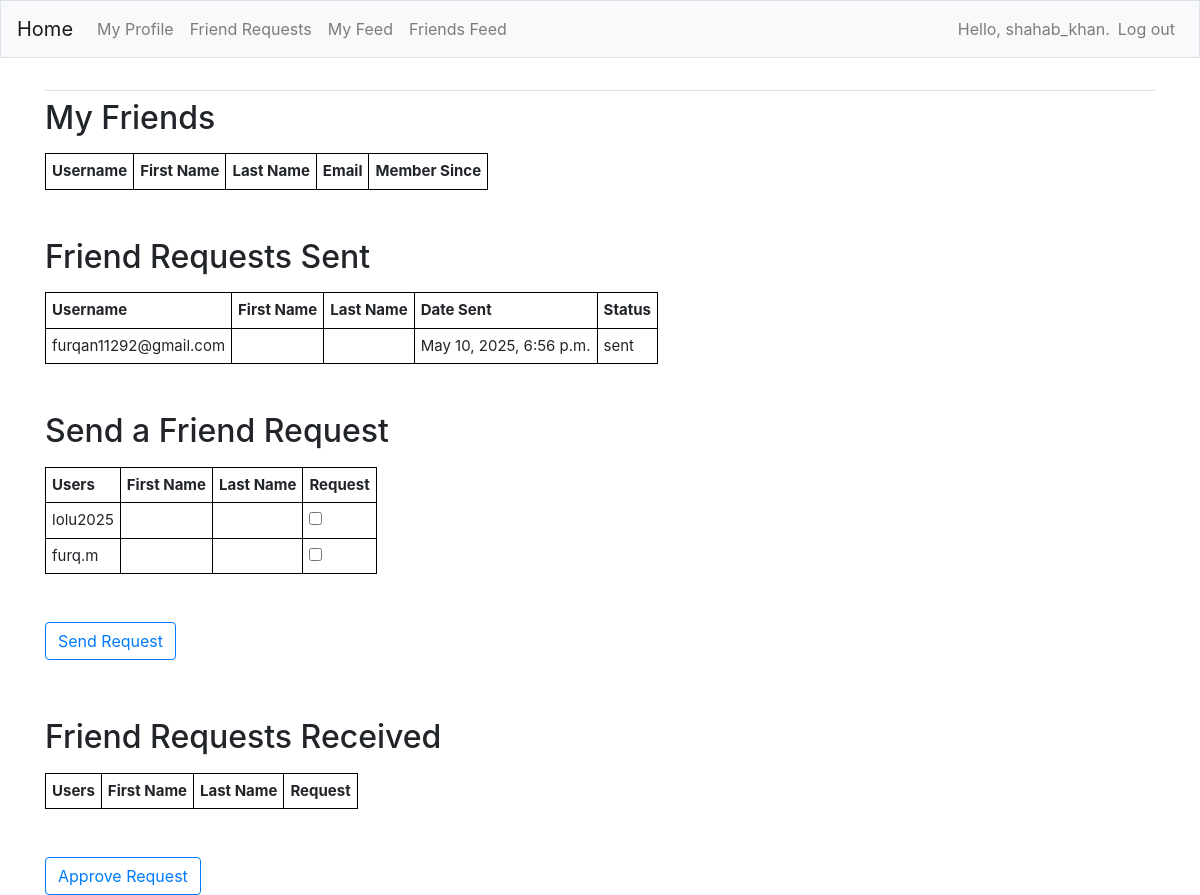
The page /friends/ (signed in) on the database as committed earlier.
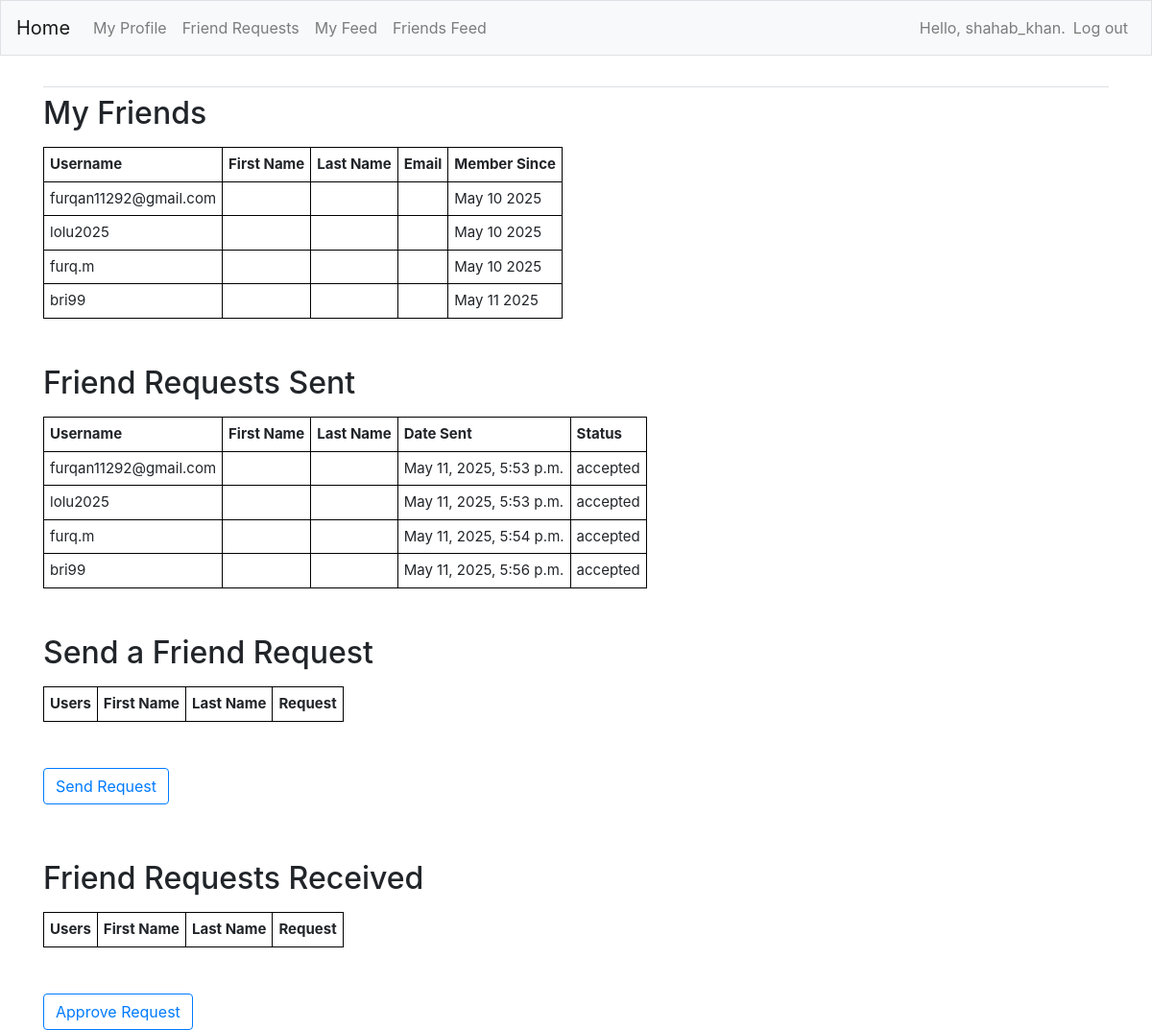
The same page on the database as committed later.
### FeedApp/models.py (models this page shows)
class Relationship(models.Model):
    sender = models.ForeignKey(Profile, on_delete=models.CASCADE, related_name='sender')
    receiver = models.ForeignKey(Profile, on_delete=models.CASCADE, related_name='receiver')
    status = models.CharField(max_length=8, choices=STATUS_CHOICES, default='sent')
    created = models.DateTimeField(auto_now=True)
    updated = models.DateTimeField(auto_now_add=True)

class Profile(models.Model):
    first_name = models.CharField(max_length=200, blank=True)
    last_name = models.CharField(max_length=200, blank=True)
    email = models.EmailField(max_length=300, blank=True)
    dob = models.DateField(null=True, blank=True)
    bio = models.TextField(blank=True)
    user = models.OneToOneField(User, on_delete=models.CASCADE)
    friends = models.ManyToManyField(User, blank=True, related_name='friends')
    created = models.DateTimeField(auto_now=True)
    updated = models.DateTimeField(auto_now_add=True)
    def __str__(self):
        return str(self.user.username)

### FeedApp/views.py (the view, shortened to what this page needs)
# urls.py: path('friends/', views.friends, name='friends'),
@login_required
def friends(request):
    user_profile = Profile.objects.get(user=request.user)
    admin_profile = Profile.objects.get(user_id=1)
    user_friends = user_profile.friends.all()
    user_friends_profiles = Profile.objects.filter(user__in=user_friends)
    user_relationships = Relationship.objects.filter(sender=user_profile)
    request_sent_profiles = user_relationships.values('receiver')
    all_profiles = Profile.objects.exclude(user=request.user)\
                                  .exclude(id__in=user_friends_profiles)\
                                  .exclude(id__in=request_sent_profiles)
    request_received_profiles = Relationship.objects.filter(receiver=user_profile, status='sent')
    action = request.POST.get('action')
    if not user_relationships.exists():
        Relationship.objects.create(sender=user_profile, receiver=admin_profile, status='sent')
    context = {
        'user_friends_profiles': user_friends_profiles,
        'user_relationships': user_relationships,
        'all_profiles': all_profiles,
        'request_received_profiles': request_received_profiles
    }
    return render(request, 'FeedApp/friends.html', context)

### FeedApp/templates/FeedApp/friends.html (shortened to what this page needs)
{% extends "FeedApp/base.html" %}
{% load bootstrap4 %}
{% block content %}
<h2><p>My Friends</p></h2>
<table>
    <tr>
        <th>Username</th>
        <th>First Name</th>
        <th>Last Name</th>
        <th>Email</th>
        <th>Member Since</th>
    </tr>
    {% for friend in user_friends_profiles %}
    <tr>
        <td>{{ friend }}</td>
        <td>{{ friend.first_name }}</td>
        <td>{{ friend.last_name }}</td>
        <td>{{ friend.email }}</td>
        <td>{{ friend.created|date:"M d Y" }}</td>
    </tr>
    {% endfor %}
</table>
<br><br>
<h2><p>Friend Requests Sent</p></h2>
<table>
    <tr>
        <th>Username</th>
        <th>First Name</th>
        <th>Last Name</th>
        <th>Date Sent</th>
        <th>Status</th>
    </tr>
    {% for r in user_relationships %}
    <tr>
        <td>{{ r.receiver }}</td>
        <td>{{ r.receiver.first_name }}</td>
        <td>{{ r.receiver.last_name }}</td>
        <td>{{ r.created }}</td>
        <td>{{ r.status }}</td>
    </tr>
    {% endfor %}
</table>
<br><br>
<h2><p>Send a Friend Request</p></h2>
<form action="{% url 'FeedApp:friends' %}" method='post'>
    <table>
        <tr>
            <th>Users</th>
            <th>First Name</th>
            <th>Last Name</th>
            <th>Request</th>
        </tr>
        {% for profile in all_profiles %}
        <tr>
            <td>{{ profile }}</td>
            <td>{{ profile.first_name }}</td>
            <td>{{ profile.last_name }}</td>
            <td><input type="checkbox" name="send_requests" value="{{ profile.id }}"></td>
        </tr>
        {% endfor %}
    </table>
    <br><br>
    <button name="action" value="send" class="btn btn-outline-primary" style="float: left;">Send Request</button>
</form>
<br><br><br><br>
<h2><p>Friend Requests Received</p></h2>
<form action="{% url 'FeedApp:friends' %}" method='post'>
    <table>
        <tr>
            <th>Users</th>
            <th>First Name</th>
            <th>Last Name</th>
            <th>Request</th>
        </tr>
    </table>
    <br><br>
    <button name="action" value="approve" class="btn btn-outline-primary" style="float: left;">Approve Request</button>
</form>
{% endblock content %}

### FeedApp/templates/FeedApp/base.html (shortened to what this page needs)
{% load bootstrap4 %}
<!doctype html>
<html lang="en">
<head>
    {% bootstrap_css %}
</head>
<body>
    <nav class="navbar navbar-expand-md navbar-light bg-light mb-4 border">
        <a class="navbar-brand" href="{% url 'FeedApp:index'%}">
            Home</a>
        <div class="collapse navbar-collapse" id="navbarCollapse">
            <ul class="navbar-nav mr-auto">
                <li class="nav-item">
                    <a class="nav-link" href="{% url 'FeedApp:profile' %}">My Profile</a>
                </li>
                <li class="nav-item">
                    <a class="nav-link" href="{% url 'FeedApp:friends' %}">Friend Requests</a></li>
                <li class="nav-item">
                    <a class="nav-link" href="{% url 'FeedApp:myfeed' %}">My Feed</a>
                </li>
                    <a class="nav-link" href="{% url 'FeedApp:friendsfeed' %}">Friends Feed</a>
            </ul>
            <ul class="navbar-nav ml-auto">
                {% if user.is_authenticated %}
                <li class="nav-item">
                    <span class="navbar-text">Hello, {{ user.username }}.</span>
                </li>
                <li class="nav-item">
                    <a class="nav-link" href="{% url 'users:logout' %}">Log out</a>
                </li>
                {% endif %}
            </ul>
        </div>
    </nav>
    <main role="main" class="container">
        <div class="pb-2 mb-2 border-bottom">
        </div>
        <div>
            {% block content %}{% endblock content %}
        </div>
    </main>
</body>
</html>

### FeedApp/templates/FeedApp/friends.html (style rules this page uses)
table { font-size: 15px; width: auto; }
th, td { border: 1px solid black; padding: 6px; }

Rows that differ between the two databases and show on the page:
now on this page (row unchanged): Profile: user.username "furqan11292@gmail.com", created "May 10 2025", shown under "My Friends"
shown differently, row unchanged: Profile "lolu2025": moves from the list under "Send a Friend Request" to the list under "My Friends"
shown differently, row unchanged: Profile "furq.m": moves from the list under "Send a Friend Request" to the list under "My Friends"
added Profile: user.username "bri99", created "May 11 2025", shown under "My Friends"
changed Relationship "furqan11292@gmail.com": created "May 10, 2025, 6:56 p.m." → "May 11, 2025, 5:53 p.m."; status "sent" → "accepted"
added Relationship: receiver "lolu2025", created "May 11, 2025, 5:53 p.m.", status "accepted"
added Relationship: receiver "furq.m", created "May 11, 2025, 5:54 p.m.", status "accepted"
added Relationship: receiver "bri99", created "May 11, 2025, 5:56 p.m.", status "accepted"
